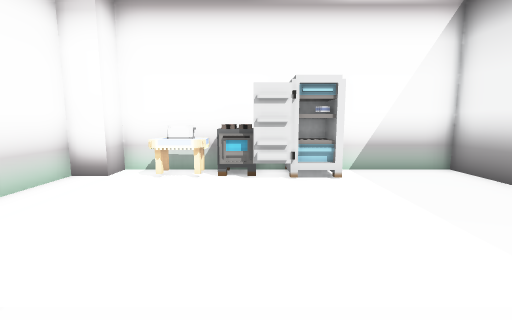
View 1 (above)

18 first-person views from a walk through a 3-D level made in the Unity game engine. The camera is 1.3 m above the floor, tilts 8° down and sees 85° across. The floor is counted in squares, 1 m on a side. Each view is taken from the middle of a square. On the plan, view 1 faces up. The plan holds only what a view shows up to about 13 squares ahead; the rest is blank. The place goes on beyond the plan. The player is left out.

View 2
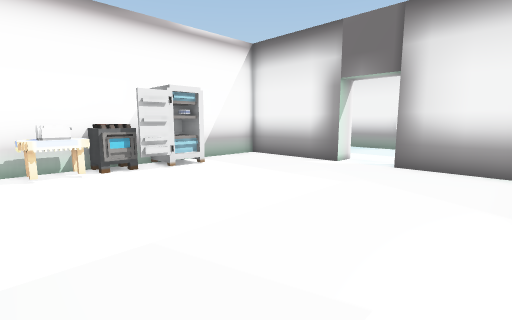

View 3
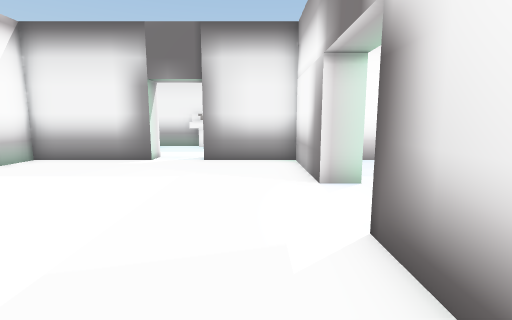

View 4
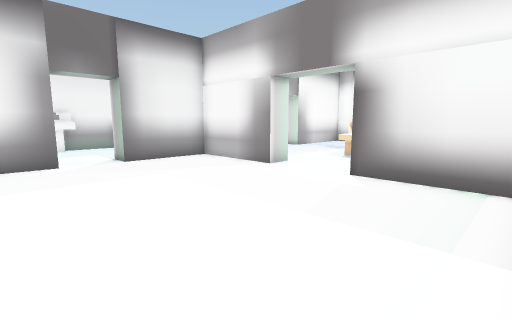

View 5
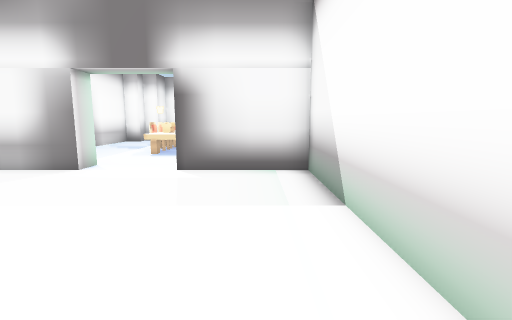

View 6
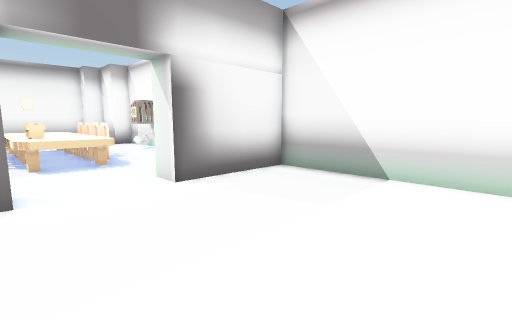

View 7
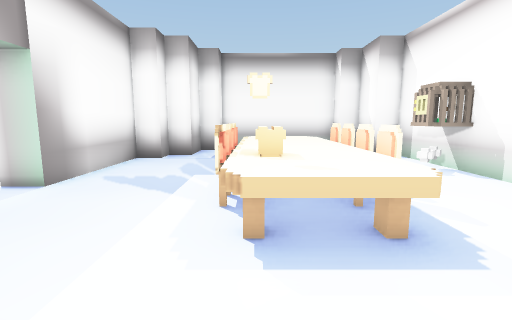

View 8
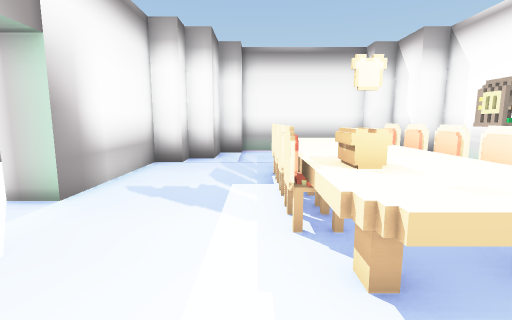

View 9
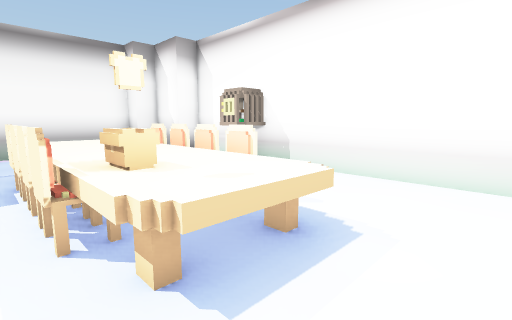

View 10
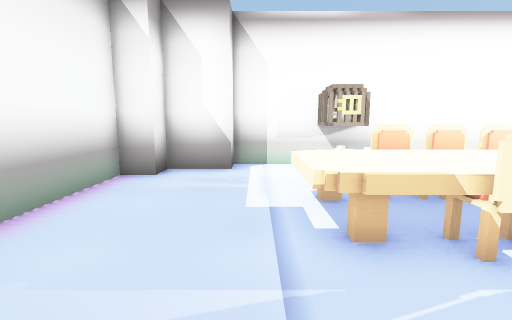

View 11
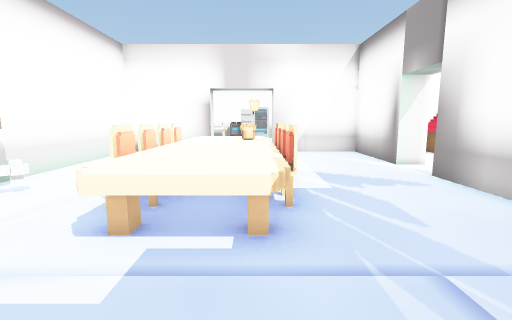

View 12
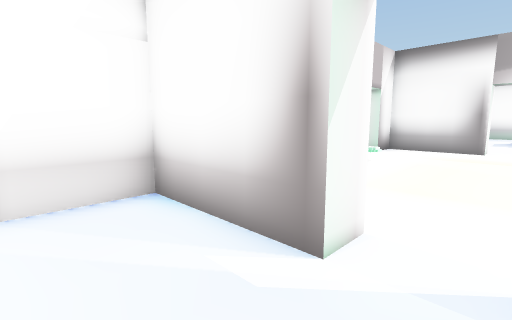

View 13
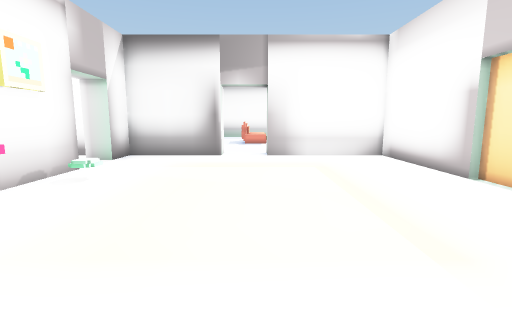

View 14
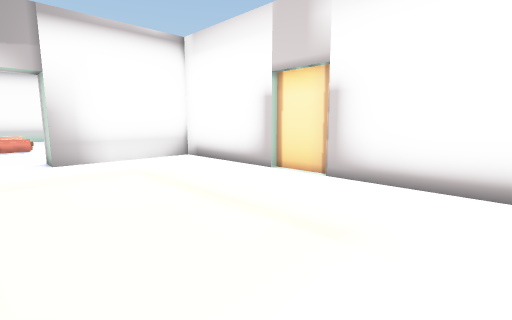

View 15
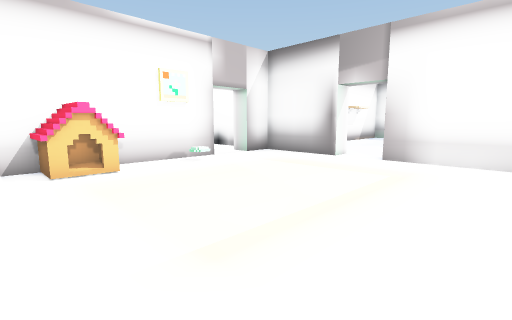

View 16
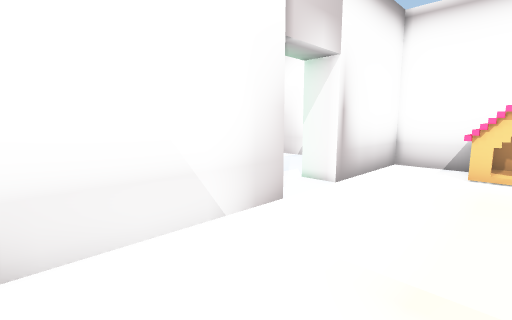

View 17
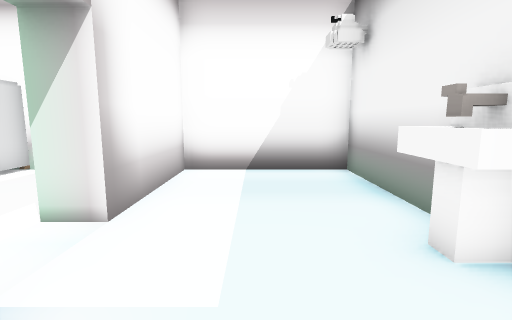

View 18
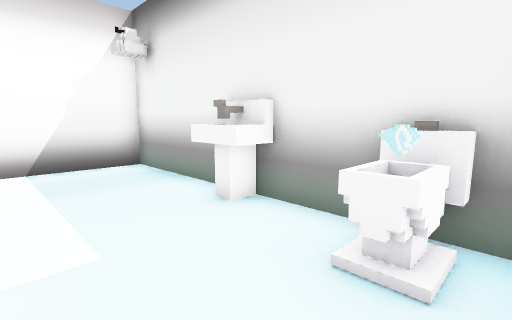

### Floor plan
Points are (right, up) in squares from view 1. A wall is a line through its corners. A room is listed if a view was taken in it or the views show most of it. See-through windows are left out.
Room 1 (views 1, 2, 3, 4, 5, 6, 7)
walls: (0.5, 7.4) (-3.5, 7.4) (-3.5, 6.5) (-4.4, 6.5) (-4.4, -1.3) (-0.9, -1.3) (-0.9, -2.2); (5.2, 3.5) (5.2, 7.4) (2.2, 7.4); (1.7, -2.2) (1.7, -1.3) (5.2, -1.3) (5.2, 1.7)
ways out: opening at (0.5, -2) to room 2; opening at (5.5, 2.5) to room 4
objects: other object (-2, 6) to (-1, 7); other object (0, 6); other object (0, 7); other object (1, 6) to (2, 7); other object (2, 7)
Room 2 (views 8, 9, 10, 11, 12, 13)
walls: (-0.9, -2.2) (-4.4, -2.2) (-4.4, -12.7) (-3.5, -12.7) (-3.5, -14.4) (-2.6, -14.4) (-2.6, -15.3) (2.6, -15.3) (2.6, -14.4) (3.5, -14.4) (3.5, -12.7) (4.3, -12.7) (4.3, -11.8) (5.2, -11.8) (5.2, -7.4) (6.1, -7.4); (6.1, -5.7) (5.2, -5.7) (5.2, -2.2) (1.7, -2.2)
ways out: opening at (0.5, -2) to room 1; opening at (5.5, -6.5) to room 3
objects: other object (-4, -10) to (-4, -9); other object (-3, -9); other object (-1, -11) to (1, -5); chair (-1, -10) to (-1, -9); chair (-1, -8); chair (-1, -7); chair (-1, -6); other object (1, -7); other object (1, -6); chair (2, -10) to (2, -9); chair (2, -8); chair (2, -7); chair (2, -6)
Room 3 (views 14, 15, 16)
walls: (12.1, -11.8) (16.6, -11.8) (16.6, -7.4) (17.5, -7.4); (13.5, -2.2) (6.1, -2.2) (6.1, -5.7); (10.5, -12) (12.2, -12); (17.5, -5.7) (16.6, -5.7) (16.6, -2.2) (15.2, -2.2); (6.1, -7.4) (6.1, -11); (7.1, -11.8) (10.5, -11.8)
ways out: opening at (5.5, -6.5) to room 2; opening at (14.5, -2); opening at (17, -6.5)
objects: other object (8, -3) to (9, -3)
Room 4 (views 17, 18)
walls: (5.2, 1.7) (6.1, 1.7); (10.4, -1) (10.4, 7.4) (6.1, 7.4) (6.1, 3.5) (5.2, 3.5)
ways out: opening at (5.5, 2.5) to room 1
objects: other object (10, 2) to (10, 3)

Where each view was taken, in squares from view 1:
view 1: 0 up, 0 right, facing up
view 2: 1 down, 3 left, facing up-right
view 3: 0 up, 4 left, facing right
view 4: 5 up, 4 left, facing down-right
view 5: 6 up, 3 left, facing down
view 6: 4 up, 2 right, facing down-left
view 7: 2 down, 1 right, facing down
view 8: 3 down, 2 right, facing down
view 9: 3 down, 2 right, facing down-left
view 10: 12 down, 4 right, facing left
view 11: 14 down, 1 right, facing up
view 12: 7 down, 3 right, facing up-right
view 13: 7 down, 6 right, facing right
view 14: 6 down, 7 right, facing down-right
view 15: 11 down, 7 right, facing up-right
view 16: 11 down, 9 right, facing up-left
view 17: 0 up, 8 right, facing up
view 18: 1 down, 7 right, facing up-right
